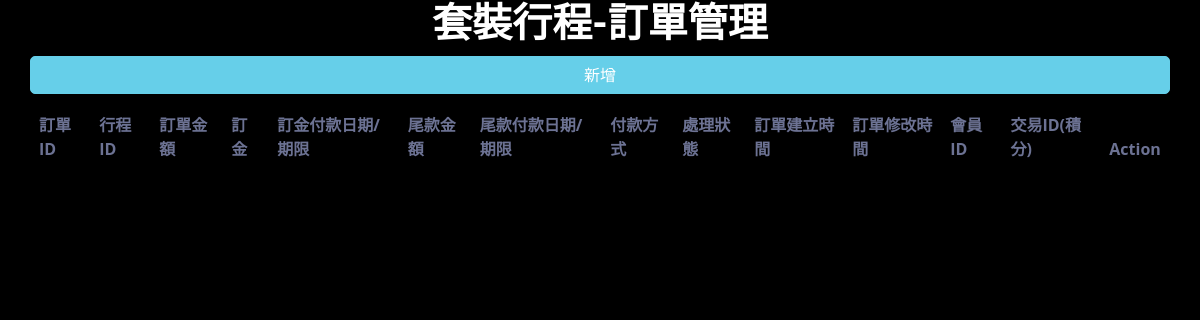
/itinerary_order_/itinerary_order.php, run on an earlier commit of the app's database.
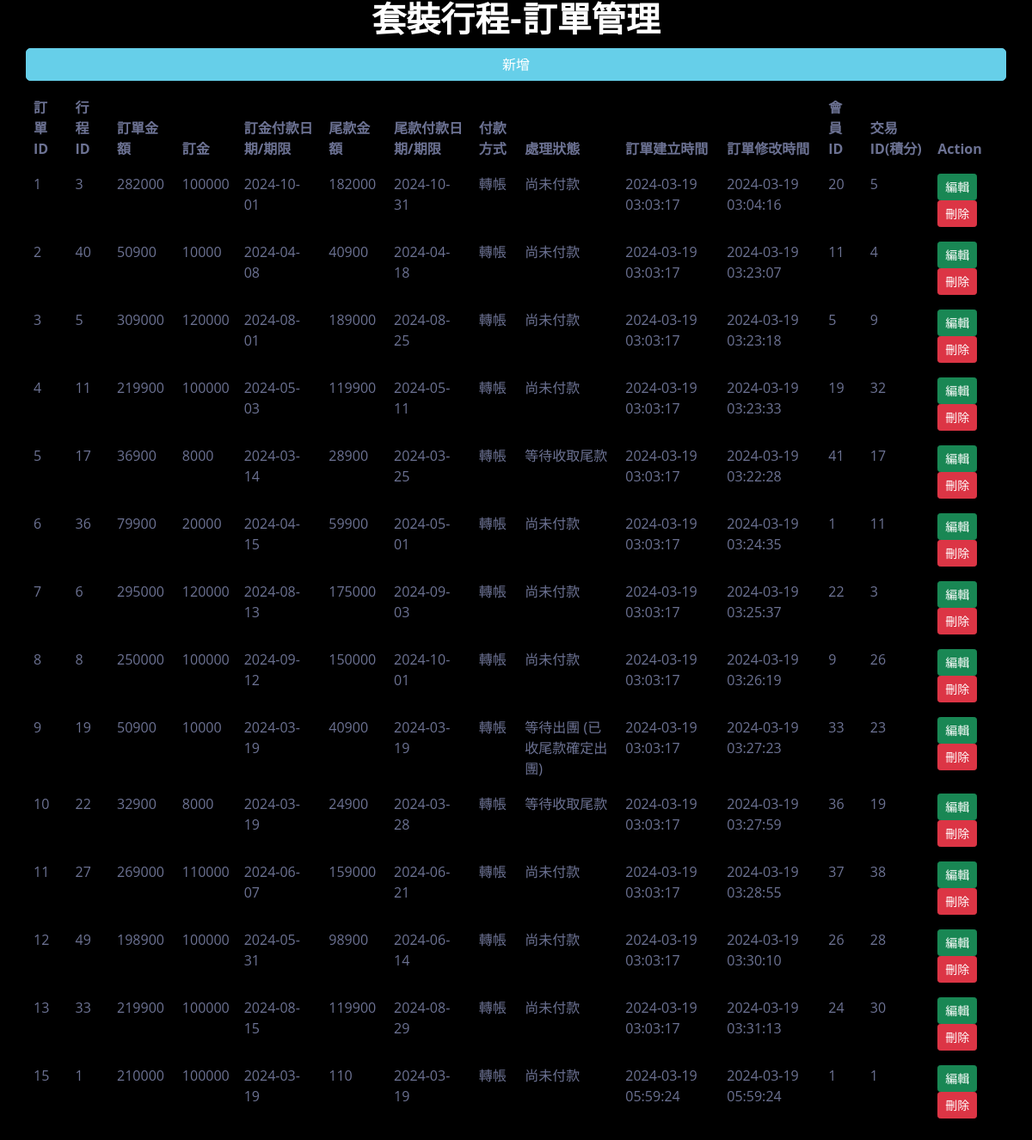
And on a later commit of the database.
### tables this page shows
CREATE TABLE `order_group` (
  `order_group_id` int(11) NOT NULL,
  `travel_id` int(11) NOT NULL COMMENT '行程編號',
  `amount` int(11) NOT NULL COMMENT '訂單金額',
  `deposit` int(11) NOT NULL COMMENT '訂金',
  `deposit_date` date NOT NULL COMMENT '訂金付款日期/期限',
  `final_payment` int(11) NOT NULL COMMENT '尾款金額',
  `final_payment_date` date NOT NULL COMMENT '尾款付款日期/期限',
  `pay` varchar(10) NOT NULL COMMENT '付款方式',
  `information` varchar(20) NOT NULL COMMENT '處理狀態',
  `created_at` timestamp NOT NULL DEFAULT current_timestamp() COMMENT '訂單建立時間',
  `edited_at` timestamp NOT NULL DEFAULT current_timestamp() ON UPDATE current_timestamp() COMMENT '訂單修改時間',
  `member_id` int(11) NOT NULL COMMENT '會員id',
  `detail_id` int(11) NOT NULL COMMENT '交易id(積分明細)'
);

### itinerary_order_/itinerary_order.php (the view, shortened to what this page needs)
<!DOCTYPE html>
<html>
<head>
	<link rel="stylesheet" type="text/css" href="bootstrap/css/bootstrap.min.css">
	<link rel="stylesheet" type="text/css" href="datatable/dataTable.bootstrap.min.css">
</head>
<body>
	<div class="container">
		<h1 class="page-header text-center">套裝行程-訂單管理</h1>
		<div class="row">
			<div class="col">
				<div class="row">
					<a href="#addnew" data-toggle="modal" class="btn btn-primary"> 新增</a>
				</div>
				<div class="height10">
				</div>
				<div class="row">
					<table id="myTable" class="table table-bordered table-striped">
						<thead>
							<th>訂單ID</th>
							<th>行程ID</th>
							<th>訂單金額</th>
							<th>訂金</th>
							<th>訂金付款日期/期限</th>
							<th>尾款金額</th>
							<th>尾款付款日期/期限</th>
							<th>付款方式</th>
							<th>處理狀態</th>
							<th>訂單建立時間</th>
							<th>訂單修改時間</th>
							<th>會員ID</th>
							<th>交易ID(積分)</th>
							<th>Action</th>
						</thead>
						<tbody>
							<?php
							include_once('connection.php');
							$sql = "SELECT * FROM order_group";
							$query = $conn->query($sql);
							while ($row = $query->fetch_assoc()) {
								echo
									"<tr>
									<td>" . $row['order_group_id'] . "</td>
									<td>" . $row['travel_id'] . "</td>
									<td>" . $row['amount'] . "</td>
									<td>" . $row['deposit'] . "</td>
									<td>" . $row['deposit_date'] . "</td>
									<td>" . $row['final_payment'] . "</td>
									<td>" . $row['final_payment_date'] . "</td>
									<td>" . $row['pay'] . "</td>
									<td>" . $row['information'] . "</td>
									<td>" . $row['created_at'] . "</td>
									<td>" . $row['edited_at'] . "</td>
									<td>" . $row['member_id'] . "</td>
									<td>" . $row['detail_id'] . "</td>
									<td>
										<a href='#edit_" . $row['order_group_id'] . "' class='btn btn-success btn-sm' data-toggle='modal'><span class='glyphicon glyphicon-edit'></span> 編輯</a>
										<a href='#delete_" . $row['order_group_id'] . "' class='btn btn-danger btn-sm' data-toggle='modal'><span class='glyphicon glyphicon-trash'></span> 刪除</a>
									</td>
								</tr>";
							}
							?>
						</tbody>
					</table>
				</div>
			</div>
		</div>
	</div>
</body>
</html>

What changed in the data, as far as the page shows it:
added order_group: order_group_id "1", travel "3", amount "282000", deposit "100000", deposit_date "2024-10-01", final_payment "182000", final_payment_date "2024-10-31", pay "轉帳", information "尚未付款", created_at "2024-03-19 03:03:17", edited_at "2024-03-19 03:04:16", member "20", detail "5"
added order_group: order_group_id "2", travel "40", amount "50900", deposit "10000", deposit_date "2024-04-08", final_payment "40900", final_payment_date "2024-04-18", pay "轉帳", information "尚未付款", created_at "2024-03-19 03:03:17", edited_at "2024-03-19 03:23:07", member "11", detail "4"
added order_group: order_group_id "3", travel "5", amount "309000", deposit "120000", deposit_date "2024-08-01", final_payment "189000", final_payment_date "2024-08-25", pay "轉帳", information "尚未付款", created_at "2024-03-19 03:03:17", edited_at "2024-03-19 03:23:18", member "5", detail "9"
added order_group: order_group_id "4", travel "11", amount "219900", deposit "100000", deposit_date "2024-05-03", final_payment "119900", final_payment_date "2024-05-11", pay "轉帳", information "尚未付款", created_at "2024-03-19 03:03:17", edited_at "2024-03-19 03:23:33", member "19", detail "32"
added order_group: order_group_id "5", travel "17", amount "36900", deposit "8000", deposit_date "2024-03-14", final_payment "28900", final_payment_date "2024-03-25", pay "轉帳", information "等待收取尾款", created_at "2024-03-19 03:03:17", edited_at "2024-03-19 03:22:28", member "41", detail "17"
added order_group: order_group_id "6", travel "36", amount "79900", deposit "20000", deposit_date "2024-04-15", final_payment "59900", final_payment_date "2024-05-01", pay "轉帳", information "尚未付款", created_at "2024-03-19 03:03:17", edited_at "2024-03-19 03:24:35", member "1", detail "11"
added order_group: order_group_id "7", travel "6", amount "295000", deposit "120000", deposit_date "2024-08-13", final_payment "175000", final_payment_date "2024-09-03", pay "轉帳", information "尚未付款", created_at "2024-03-19 03:03:17", edited_at "2024-03-19 03:25:37", member "22", detail "3"
added order_group: order_group_id "8", travel "8", amount "250000", deposit "100000", deposit_date "2024-09-12", final_payment "150000", final_payment_date "2024-10-01", pay "轉帳", information "尚未付款", created_at "2024-03-19 03:03:17", edited_at "2024-03-19 03:26:19", member "9", detail "26"
added order_group: order_group_id "9", travel "19", amount "50900", deposit "10000", deposit_date "2024-03-19", final_payment "40900", final_payment_date "2024-03-19", pay "轉帳", information "等待出團 (已收尾款確定出團)", created_at "2024-03-19 03:03:17", edited_at "2024-03-19 03:27:23", member "33", detail "23"
added order_group: order_group_id "10", travel "22", amount "32900", deposit "8000", deposit_date "2024-03-19", final_payment "24900", final_payment_date "2024-03-28", pay "轉帳", information "等待收取尾款", created_at "2024-03-19 03:03:17", edited_at "2024-03-19 03:27:59", member "36", detail "19"
added order_group: order_group_id "11", travel "27", amount "269000", deposit "110000", deposit_date "2024-06-07", final_payment "159000", final_payment_date "2024-06-21", pay "轉帳", information "尚未付款", created_at "2024-03-19 03:03:17", edited_at "2024-03-19 03:28:55", member "37", detail "38"
added order_group: order_group_id "12", travel "49", amount "198900", deposit "100000", deposit_date "2024-05-31", final_payment "98900", final_payment_date "2024-06-14", pay "轉帳", information "尚未付款", created_at "2024-03-19 03:03:17", edited_at "2024-03-19 03:30:10", member "26", detail "28"
added order_group: order_group_id "13", travel "33", amount "219900", deposit "100000", deposit_date "2024-08-15", final_payment "119900", final_payment_date "2024-08-29", pay "轉帳", information "尚未付款", created_at "2024-03-19 03:03:17", edited_at "2024-03-19 03:31:13", member "24", detail "30"
added order_group: order_group_id "15", travel "1", amount "210000", deposit "100000", deposit_date "2024-03-19", final_payment "110", final_payment_date "2024-03-19", pay "轉帳", information "尚未付款", created_at "2024-03-19 05:59:24", edited_at "2024-03-19 05:59:24", member "1", detail "1"
